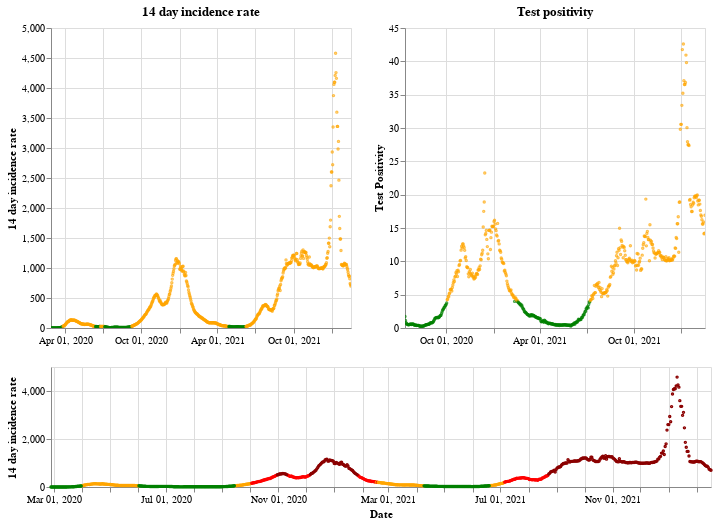

The code cell stored with this chart in its notebook:
### Markdown cell above
## Wales

### Code cell
plot_traffic_light('Wales')

### Figure 1 — Vega-Lite specification as saved in the notebook (floating-point values rounded to 4 significant figures; data arrays with more than 128 entries replaced by an {"elided": "..."} marker saying what was removed)
{"config": {"view": {"continuousWidth": 400, "continuousHeight": 300}}, "vconcat": [{"hconcat": [{"mark": {"type": "point", "size": 2}, "encoding": {"color": {"condition": {"value": "green", "test": "(datum.twoWeeklyCasesRate <= 25)"}, "value": "orange"}, "tooltip": [{"type": "nominal", "field": "areaName"}, {"type": "temporal", "field": "date"}, {"type": "quantitative", "field": "twoWeeklyCasesRate"}, {"type": "quantitative", "field": "testPositivity"}], "x": {"type": "temporal", "axis": {"title": ""}, "field": "date", "scale": {"domain": {"selection": "DateBrush"}}, "timeUnit": "yearmonthdate"}, "y": {"type": "quantitative", "axis": {"title": "14 day incidence rate"}, "field": "twoWeeklyCasesRate"}}, "title": "14 day incidence rate", "width": 300}, {"mark": {"type": "point", "size": 2}, "encoding": {"color": {"condition": {"value": "green", "test": "(datum.testPositivity <= 4)"}, "value": "orange"}, "tooltip": [{"type": "nominal", "field": "areaName"}, {"type": "temporal", "field": "date"}, {"type": "quantitative", "field": "twoWeeklyCasesRate"}, {"type": "quantitative", "field": "testPositivity"}], "x": {"type": "temporal", "axis": {"title": ""}, "field": "date", "scale": {"domain": {"selection": "DateBrush"}}, "timeUnit": "yearmonthdate"}, "y": {"type": "quantitative", "axis": {"title": "Test Positivity"}, "field": "testPositivity"}}, "title": "Test positivity", "width": 300}]}, {"layer": [{"mark": {"type": "point", "size": 2}, "encoding": {"color": {"condition": {"value": "orange", "test": "(((datum.testPositivity < 4) && (datum.twoWeeklyCasesRate >= 50)) && (datum.twoWeeklyCasesRate < 200))"}, "value": "red"}, "opacity": {"condition": {"value": 1, "test": "((datum.twoWeeklyCasesRate >= 50) && (datum.twoWeeklyCasesRate < 500))"}, "value": 0}, "tooltip": [{"type": "nominal", "field": "areaName"}, {"type": "temporal", "field": "date"}, {"type": "quantitative", "field": "twoWeeklyCasesRate"}, {"type": "quantitative", "field": "testPositivity"}], "x": {"type": "temporal", "axis": {"title": "Date"}, "field": "date", "timeUnit": "yearmonthdate"}, "y": {"type": "quantitative", "axis": {"title": "14 day incidence rate"}, "field": "twoWeeklyCasesRate"}}, "selection": {"DateBrush": {"type": "interval", "encodings": ["x"], "fields": ["Time"]}}}, {"mark": {"type": "point", "size": 2}, "encoding": {"color": {"value": "darkred"}, "opacity": {"condition": {"value": 1, "test": "(datum.twoWeeklyCasesRate >= 500)"}, "value": 0}, "tooltip": [{"type": "nominal", "field": "areaName"}, {"type": "temporal", "field": "date"}, {"type": "quantitative", "field": "twoWeeklyCasesRate"}, {"type": "quantitative", "field": "testPositivity"}], "x": {"type": "temporal", "axis": {"title": "Date"}, "field": "date", "timeUnit": "yearmonthdate"}, "y": {"type": "quantitative", "axis": {"title": "14 day incidence rate"}, "field": "twoWeeklyCasesRate"}}}, {"mark": {"type": "point", "size": 2}, "encoding": {"color": {"condition": {"value": "green", "test": "((datum.testPositivity < 4) && (datum.twoWeeklyCasesRate < 50))"}, "value": "orange"}, "opacity": {"condition": {"value": 1, "test": "(datum.twoWeeklyCasesRate < 50)"}, "value": 0}, "tooltip": [{"type": "nominal", "field": "areaName"}, {"type": "temporal", "field": "date"}, {"type": "quantitative", "field": "twoWeeklyCasesRate"}, {"type": "quantitative", "field": "testPositivity"}], "x": {"type": "temporal", "axis": {"title": "Date"}, "field": "date", "timeUnit": "yearmonthdate"}, "y": {"type": "quantitative", "axis": {"title": "14 day incidence rate"}, "field": "twoWeeklyCasesRate"}}}], "height": 120, "width": 660}], "data": {"name": "data-23d243d620494049a06177a088c5854f"}, "$schema": "https://vega.github.io/schema/vega-lite/v4.8.1.json", "datasets": {"data-23d243d620494049a06177a088c5854f": {"elided": "721 records"}}}
